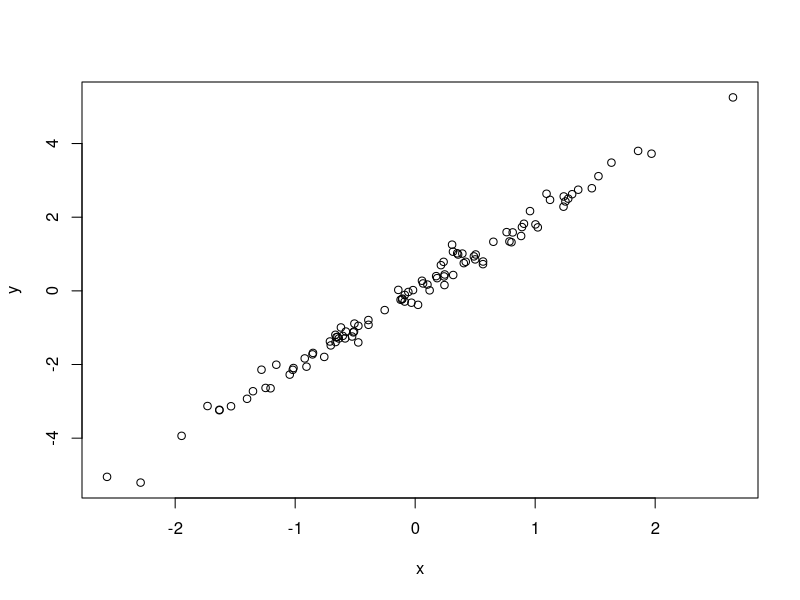
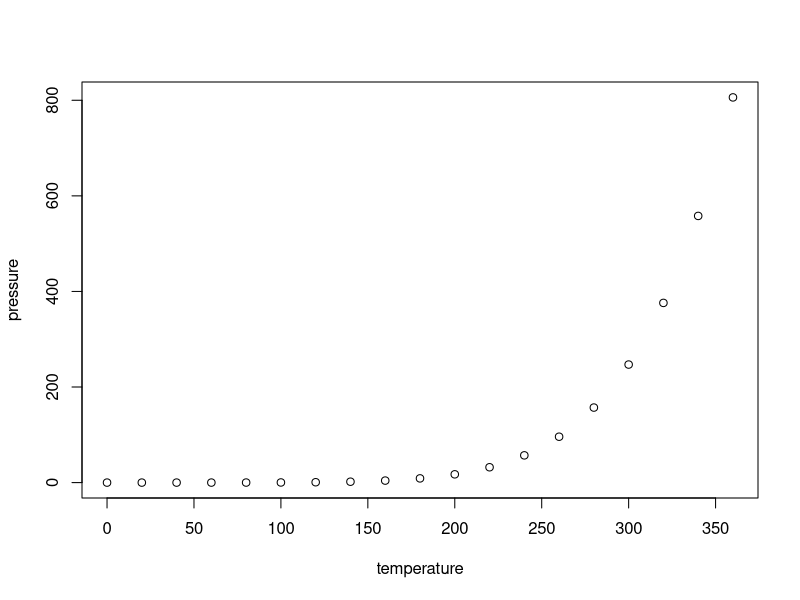

The R source for these figures, in order:
## ---- chunk 1
knitr::opts_chunk$set(echo = TRUE)
## ---- chunk 2
summary(cars)
# Simulate predictor variable
x <- rnorm(n = 100)
# Simulate response variable with some noise
y <- 2 * x + rnorm(n = 100, sd = 0.2)

# Plot the data
plot(x = x, y = y)
## ---- chunk 3
plot(pressure)
